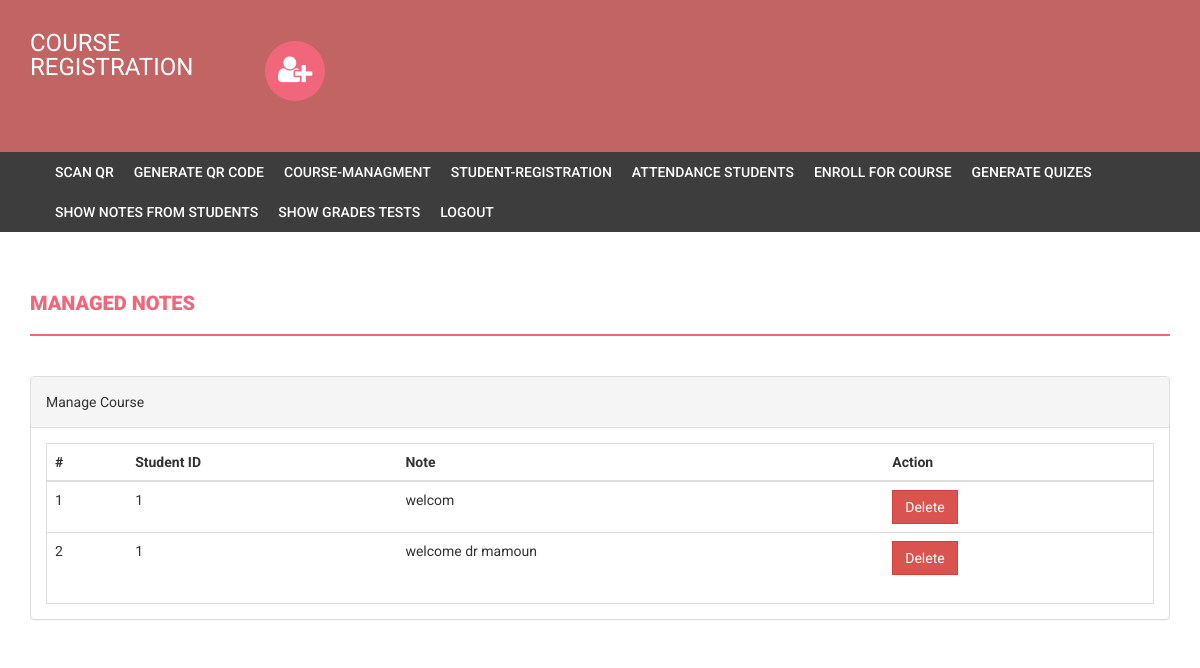
Page /note.php (signed in) on the committed database.
### tables this page shows
CREATE TABLE `note` (
  `note_id` int(11) NOT NULL,
  `note` varchar(100) NOT NULL,
  `student_id` varchar(11) NOT NULL
);

### note.php (the view, shortened to what this page needs)
<?php
if (strlen($_SESSION['alogin']) == 0) {
    header('location:index.php');
} else {
    ?>
<!DOCTYPE html>
<html xmlns="http://www.w3.org/1999/xhtml">
<head>
<link href="assets/css/bootstrap.css" rel="stylesheet" />
<link href="assets/css/font-awesome.css" rel="stylesheet" />
<link href="assets/css/style.css" rel="stylesheet" />
</head>
<body>
<?php include('includes/header.php');?>
<?php
if ($_SESSION['alogin'] != "") {
        include ('includes/menubar.php');
    }
    ?>
	<div class="content-wrapper">
		<div class="content-wrapper">
			<div class="container">
				<div class="row">
					<div class="col-md-12">
						<h1 class="page-head-line">Managed Notes</h1>
					</div>
				</div>
				<div class="row">
					<div class="col-md-12">
						<div class="panel panel-default">
							<div class="panel-heading">Manage Course</div>
							<div class="panel-body">
								<div class="table-responsive table-bordered">
									<table class="table">
										<thead>
											<tr>
												<th>#</th>
												<th>Student ID</th>
												<th>Note</th>
												<th>Action</th>
											</tr>
										</thead>
										<tbody>
<?php
    $sql = mysql_query("select * from Note");
    $cnt = 1;
    while ($row = mysql_fetch_array($sql)) {
        ?>
                                        <tr>
												<td><?php echo $cnt;?></td>
												<td><?php echo htmlentities($row['student_id']);?></td>
												<td><?php echo htmlentities($row['note']);?></td>
												<td> <a
													href="note.php?id=<?php echo $row['note_id']?>&del=delete"
													onClick="return confirm('Are you sure you want to delete?')">
														<button class="btn btn-danger">Delete</button>
												</a> </td>
											</tr>
<?php
        $cnt ++;
    }
    ?>
                                    </tbody>
									</table>
								</div>
							</div>
						</div>
					</div>
				</div>
			</div>
		</div>
	</div>
</body>
</html>
<?php } ?>

### assets/css/style.css (style rules this page uses)
body { font-family: 'Roboto', sans-serif; line-height: 30px; }
.content-wrapper { margin-top: 40px; min-height: 600px; padding-bottom: 60px; }
.page-head-line { font-weight: 900; padding-bottom: 20px; border-bottom: 2px solid #F0677C; text-transform: uppercase; color: #F0677C; font-size: 20px; margin-bottom: 40px; }
.btn { border-radius: 0px; -webkit-border-radius: 0px; -moz-border-radius: 0px; }

### rows in the picture
note: student "1", note "welcom"
note: student "1", note "welcome dr mamoun"
